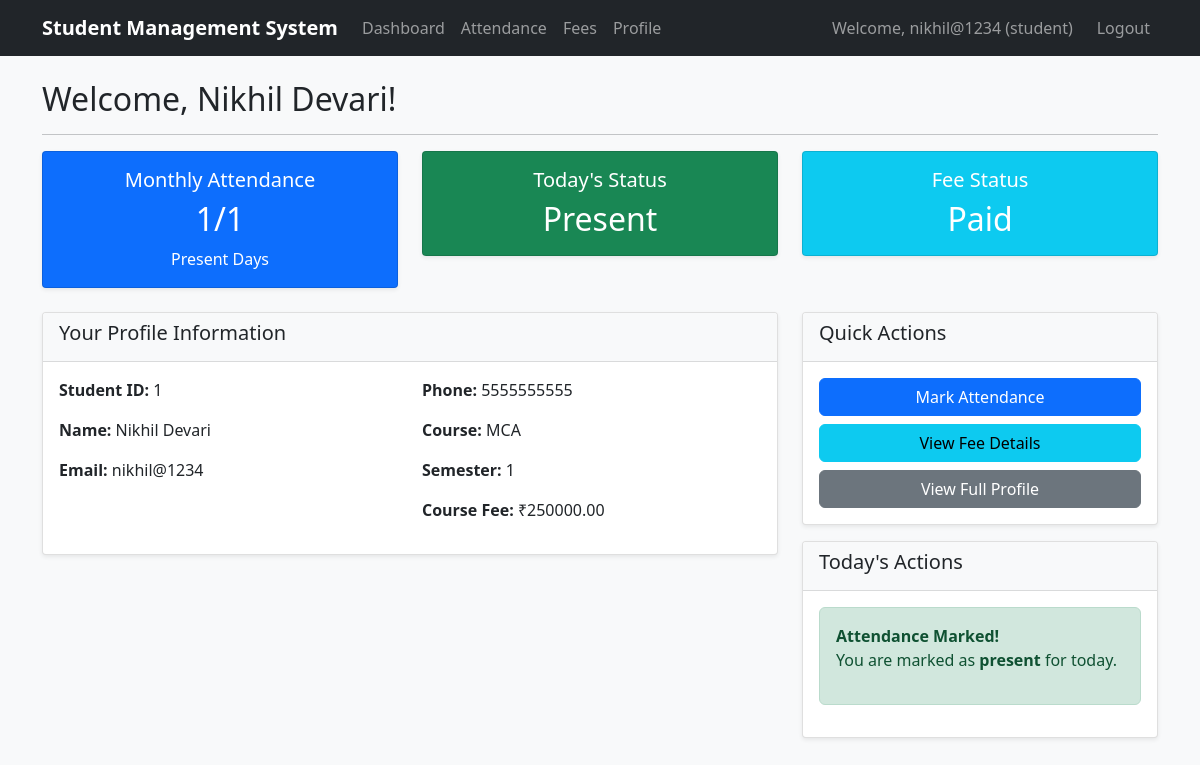
/student/dashboard (signed in), run on the app's committed database.
### tables this page shows
CREATE TABLE students (
            id INTEGER PRIMARY KEY AUTOINCREMENT,
            student_id TEXT UNIQUE NOT NULL,
            name TEXT NOT NULL,
            email TEXT UNIQUE NOT NULL,
            phone TEXT,
            course_id INTEGER,
            semester INTEGER NOT NULL,
            password TEXT NOT NULL,
            created_at TIMESTAMP DEFAULT CURRENT_TIMESTAMP,
            FOREIGN KEY (course_id) REFERENCES courses (id)
        );

CREATE TABLE attendance (
            id INTEGER PRIMARY KEY AUTOINCREMENT,
            student_id INTEGER NOT NULL,
            attendance_date DATE NOT NULL,
            status TEXT NOT NULL CHECK(status IN ('present', 'absent')),
            marked_at TIMESTAMP DEFAULT CURRENT_TIMESTAMP,
            FOREIGN KEY (student_id) REFERENCES students (id),
            UNIQUE(student_id, attendance_date)
        );

CREATE TABLE fee_records (
            id INTEGER PRIMARY KEY AUTOINCREMENT,
            student_id INTEGER NOT NULL,
            course_id INTEGER NOT NULL,
            semester INTEGER NOT NULL,
            amount DECIMAL(10,2) NOT NULL,
            payment_status TEXT NOT NULL CHECK(payment_status IN ('paid', 'unpaid')),
            payment_date DATE,
            due_date DATE NOT NULL,
            created_at TIMESTAMP DEFAULT CURRENT_TIMESTAMP,
            FOREIGN KEY (student_id) REFERENCES students (id),
            FOREIGN KEY (course_id) REFERENCES courses (id)
        );

CREATE TABLE courses (
            id INTEGER PRIMARY KEY AUTOINCREMENT,
            course_code TEXT UNIQUE NOT NULL,
            course_name TEXT NOT NULL,
            fee_amount DECIMAL(10,2) NOT NULL,
            duration INTEGER,
            description TEXT,
            created_at TIMESTAMP DEFAULT CURRENT_TIMESTAMP
        );

### app.py (the view)
@app.route('/student/dashboard')
def student_dashboard():
    if 'user_type' not in session or session['user_type'] != 'student':
        return redirect(url_for('login'))
    conn = get_db_connection()
    student = conn.execute('''
        SELECT s.*, c.course_name, c.fee_amount
        FROM students s
        LEFT JOIN courses c ON s.course_id = c.id
        WHERE s.id = ?
    ''', (session['user_id'],)).fetchone()
    today_attendance = conn.execute('''
        SELECT status FROM attendance
        WHERE student_id = ? AND attendance_date = DATE('now')
    ''', (session['user_id'],)).fetchone()
    attendance_summary = conn.execute('''
        SELECT
            COUNT(*) as total_days,
            SUM(CASE WHEN status = 'present' THEN 1 ELSE 0 END) as present_days
        FROM attendance
        WHERE student_id = ? AND strftime('%Y-%m', attendance_date) = strftime('%Y-%m', 'now')
    ''', (session['user_id'],)).fetchone()
    fee_status = conn.execute('''
        SELECT payment_status, amount, due_date
        FROM fee_records
        WHERE student_id = ? AND semester = ?
        ORDER BY created_at DESC LIMIT 1
    ''', (session['user_id'], student['semester'])).fetchone()
    conn.close()
    return render_template('student_dashboard.html',
                         student=student,
                         today_attendance=today_attendance,
                         attendance_summary=attendance_summary,
                         fee_status=fee_status)

### database.py (called while the page is built)
def get_db_connection():
    conn = sqlite3.connect('student_management.db')
    conn.row_factory = sqlite3.Row
    return conn

### templates/student_dashboard.html (shortened to what this page needs)
{% extends "base.html" %}
{% block content %}
<div class="row">
    <div class="col-12">
        <h2>Welcome, {{ session.student_name }}!</h2>
        <hr>
    </div>
</div>
<div class="row mb-4">
    <div class="col-md-4">
        <div class="card text-white bg-primary">
            <div class="card-body text-center">
                <h5 class="card-title">Monthly Attendance</h5>
                <h2 class="card-text">{{ attendance_summary.present_days or 0 }}/{{ attendance_summary.total_days or 0 }}</h2>
                <p class="mb-0">Present Days</p>
            </div>
        </div>
    </div>
    <div class="col-md-4">
        <div class="card text-white bg-success">
            <div class="card-body text-center">
                <h5 class="card-title">Today's Status</h5>
                <h2 class="card-text">
                    {% if today_attendance %}
                        {{ today_attendance.status|title }}
                    {% else %}
                        Not Marked
                    {% endif %}
                </h2>
            </div>
        </div>
    </div>
    <div class="col-md-4">
        <div class="card text-white bg-info">
            <div class="card-body text-center">
                <h5 class="card-title">Fee Status</h5>
                <h2 class="card-text">
                    {% if fee_status %}
                        {{ fee_status.payment_status|title }}
                    {% else %}
                        Unknown
                    {% endif %}
                </h2>
            </div>
        </div>
    </div>
</div>
<div class="row">
    <div class="col-md-8">
        <div class="card">
            <div class="card-header">
                <h5>Your Profile Information</h5>
            </div>
            <div class="card-body">
                {% if student %}
                <div class="row">
                    <div class="col-md-6">
                        <p><strong>Student ID:</strong> {{ student.student_id }}</p>
                        <p><strong>Name:</strong> {{ student.name }}</p>
                        <p><strong>Email:</strong> {{ student.email }}</p>
                    </div>
                    <div class="col-md-6">
                        <p><strong>Phone:</strong> {{ student.phone or 'N/A' }}</p>
                        <p><strong>Course:</strong>
                            {% if student.course_name %}
                                {{ student.course_name }}
                            {% else %}
                                <span class="text-danger">Not Assigned</span>
                            {% endif %}
                        </p>
                        <p><strong>Semester:</strong> {{ student.semester }}</p>
                        {% if student.fee_amount %}
                        <p><strong>Course Fee:</strong> ₹{{ "%.2f"|format(student.fee_amount) }}</p>
                        {% endif %}
                    </div>
                </div>
                {% else %}
                <p class="text-muted">No profile information available.</p>
                {% endif %}
            </div>
        </div>
    </div>
    <div class="col-md-4">
        <div class="card">
            <div class="card-header">
                <h5>Quick Actions</h5>
            </div>
            <div class="card-body">
                <div class="d-grid gap-2">
                    <a href="{{ url_for('student_attendance') }}" class="btn btn-primary">Mark Attendance</a>
                    <a href="{{ url_for('student_fees') }}" class="btn btn-info">View Fee Details</a>
                    <a href="{{ url_for('student_profile') }}" class="btn btn-secondary">View Full Profile</a>
                </div>
            </div>
        </div>
        <div class="card mt-3">
            <div class="card-header">
                <h5>Today's Actions</h5>
            </div>
            <div class="card-body">
                {% if not today_attendance %}
                <div class="alert alert-warning">
                    <strong>Attendance Pending!</strong>
                    <p class="mb-2">Don't forget to mark your attendance for today.</p>
                    <a href="{{ url_for('student_attendance') }}" class="btn btn-warning btn-sm">Mark Now</a>
                </div>
                {% else %}
                <div class="alert alert-success">
                    <strong>Attendance Marked!</strong>
                    <p>You are marked as <strong>{{ today_attendance.status }}</strong> for today.</p>
                </div>
                {% endif %}
            </div>
        </div>
    </div>
</div>
{% endblock %}

### templates/base.html (shortened to what this page needs)
<!DOCTYPE html>
<html lang="en">
<head>
    <link href="https://cdn.jsdelivr.net/npm/bootstrap@5.1.3/dist/css/bootstrap.min.css" rel="stylesheet">
    <link href="{{ url_for('static', filename='style.css') }}" rel="stylesheet">
</head>
<body>
    <nav class="navbar navbar-expand-lg navbar-dark bg-dark">
        <div class="container">
            <a class="navbar-brand" href="{{ url_for('admin_dashboard' if session.user_type == 'admin' else 'student_dashboard') }}">
                Student Management System
            </a>
            {% if session.user_type %}
            <div class="collapse navbar-collapse" id="navbarNav">
                <ul class="navbar-nav me-auto">
                    {% if session.user_type == 'admin' %}
                    <li class="nav-item dropdown">
                        <a class="nav-link dropdown-toggle" href="#" id="navbarDropdown" role="button" data-bs-toggle="dropdown">
                            Management
                        </a>
                        <ul class="dropdown-menu">
                            <li><a class="dropdown-item" href="{{ url_for('manage_courses') }}">Courses</a></li>
                            <li><a class="dropdown-item" href="{{ url_for('manage_students') }}">Students</a></li>
                            <li><a class="dropdown-item" href="{{ url_for('manage_fees') }}">Fee Records</a></li>
                            <li><a class="dropdown-item" href="{{ url_for('admin_attendance') }}">Attendance</a></li>
                        </ul>
                    </li>
                    {% else %}
                    <li class="nav-item">
                        <a class="nav-link" href="{{ url_for('student_dashboard') }}">Dashboard</a>
                    </li>
                    <li class="nav-item">
                        <a class="nav-link" href="{{ url_for('student_attendance') }}">Attendance</a>
                    </li>
                    <li class="nav-item">
                        <a class="nav-link" href="{{ url_for('student_fees') }}">Fees</a>
                    </li>
                    <li class="nav-item">
                        <a class="nav-link" href="{{ url_for('student_profile') }}">Profile</a>
                    </li>
                    {% endif %}
                </ul>
                {% endif %}
                <div class="navbar-nav ms-auto">
                    {% if session.user_type %}
                        <span class="navbar-text me-3">
                            Welcome, {{ session.username }} ({{ session.user_type }})
                        </span>
                        <a class="nav-link" href="{{ url_for('logout') }}">Logout</a>
                    {% endif %}
                </div>
            </div>
        </div>
    </nav>
    <div class="container mt-4">
        {% block content %}{% endblock %}
    </div>
</body>
</html>

### static/css/style.css (style rules this page uses)
body { background-color: #f8f9fa; }
.card { box-shadow: 0 0.125rem 0.25rem rgba(0, 0, 0, 0.075); border: 1px solid rgba(0, 0, 0, 0.125); }
.card-header { background-color: #f8f9fa; border-bottom: 1px solid rgba(0, 0, 0, 0.125); }
.btn { border-radius: 0.375rem; }
.alert { border-radius: 0.375rem; }
.navbar-brand { font-weight: bold; }

### data on the page
students: username "nikhil@1234", student_name "Nikhil Devari", student_id "1", name "Nikhil Devari", email "nikhil@1234", phone "5555555555", semester "1"
attendance: status "Present", status "present"
fee_records: payment_status "Paid"
courses: course_name "MCA", fee_amount "250000.00"

### other printed values
{{ session.user_type }} "student"
{{ attendance_summary.present_days or 0 }} "1"
{{ attendance_summary.total_days or 0 }} "1"
